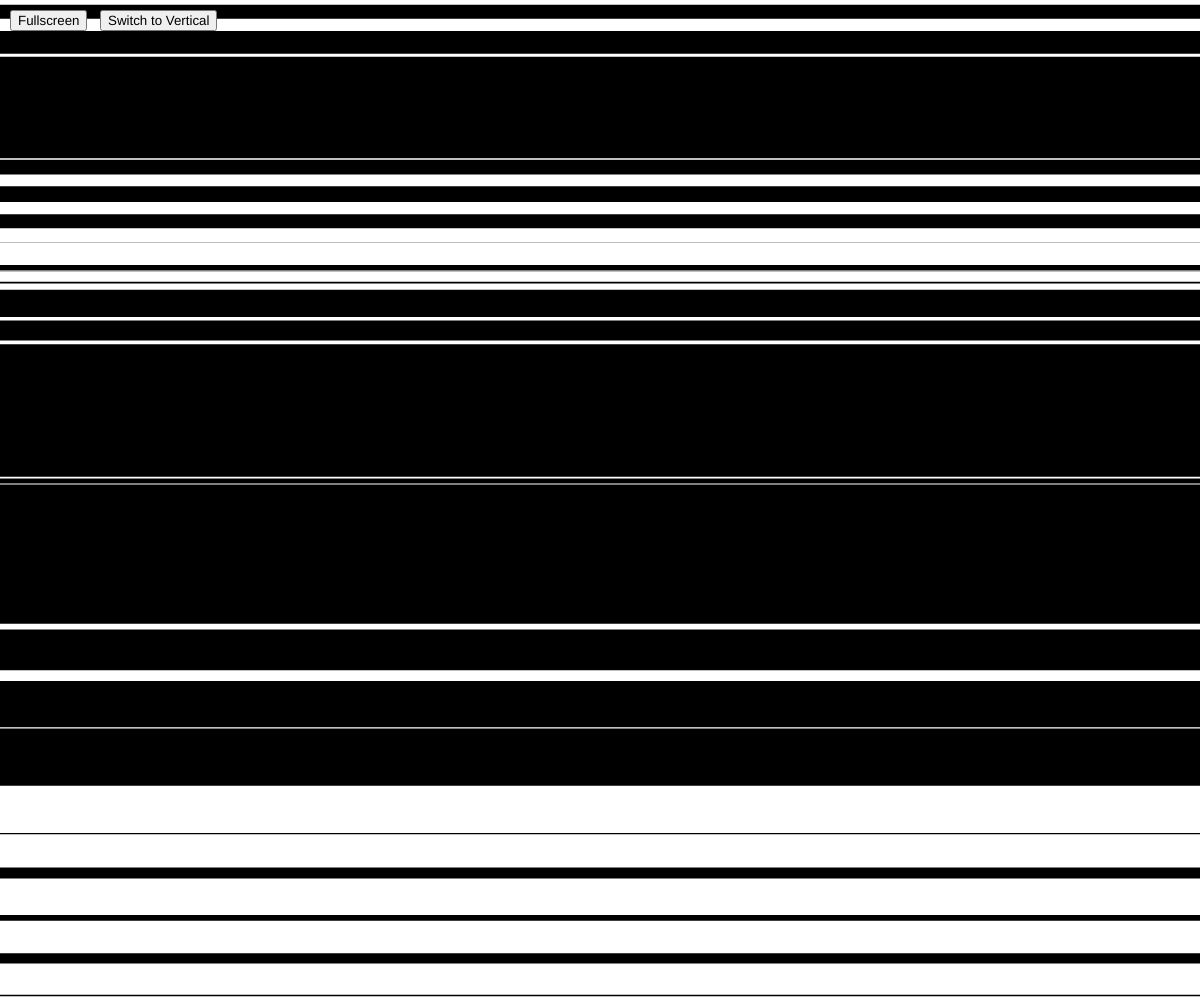
Frame 1 (no input)
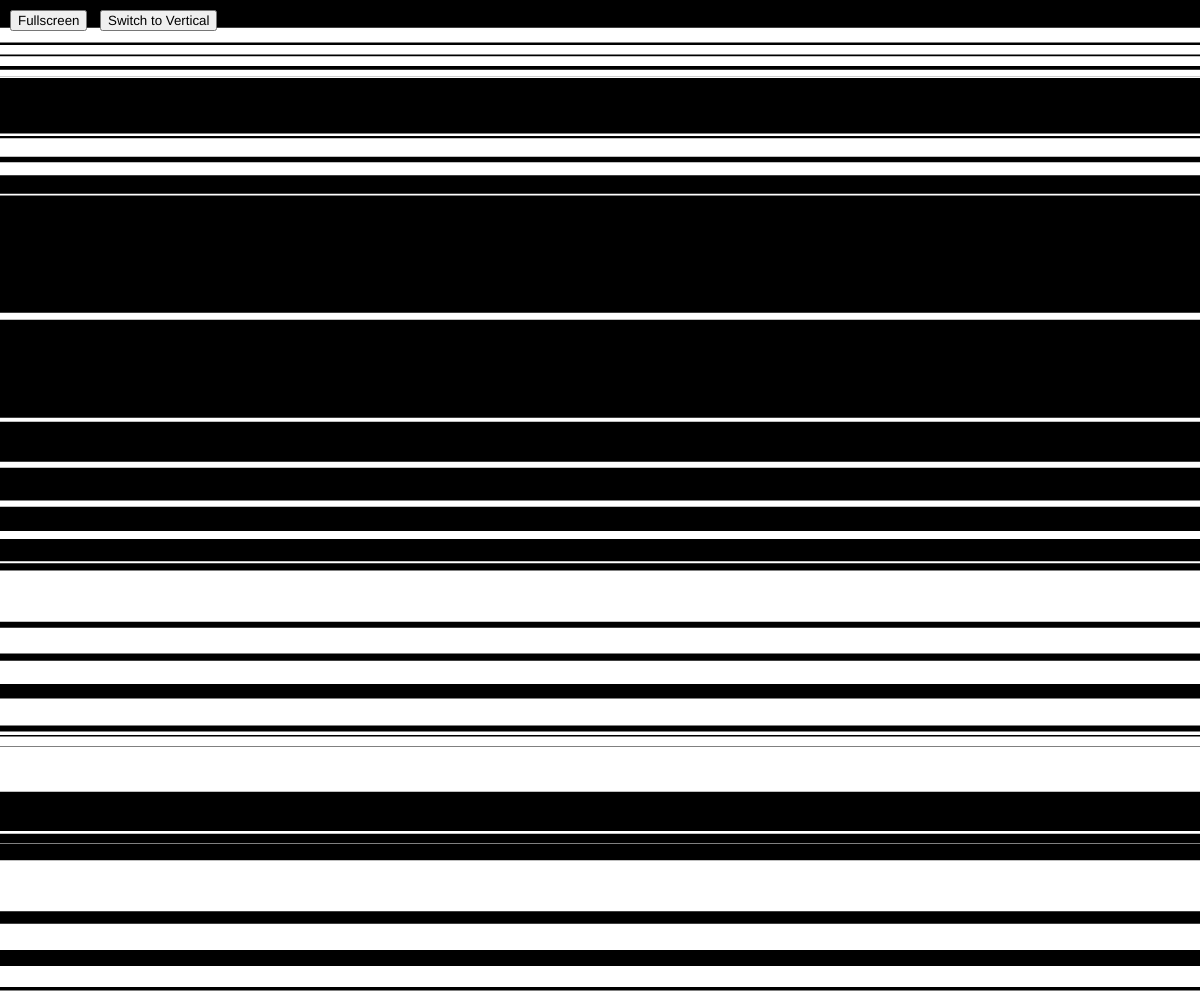
Frame 60 (no input)
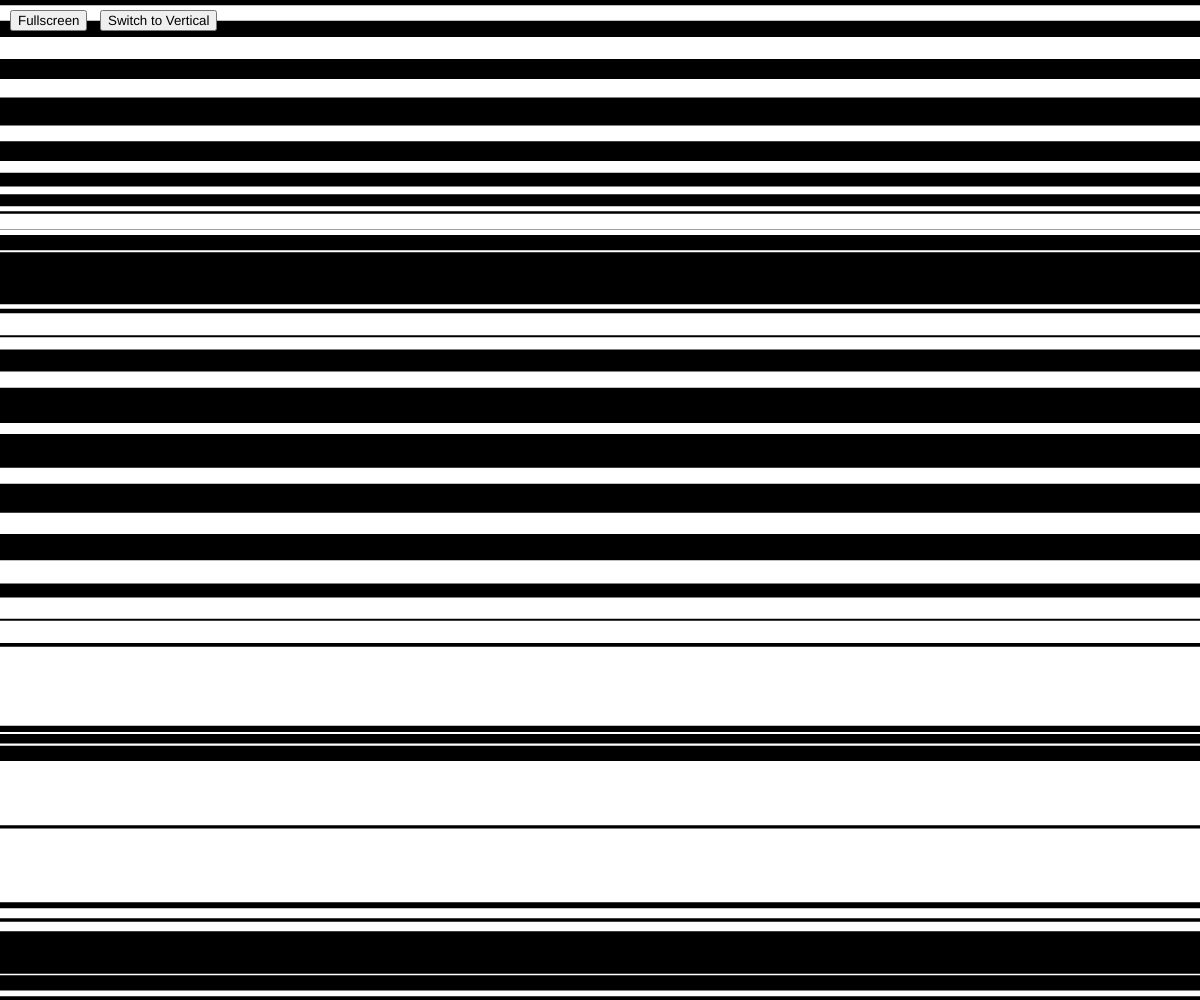
Frame 120 (the mouse pressed at the canvas centre since frame 60)

The p5.js sketch that drew these frames (run headless with seeded random() and noise() and a simulated clock; from frame 60 on, the mouse is pressed at the canvas centre):

// p5.js sketch
// ── sketch.js
// P5.js code for scrolling stripes with variable thickness and spacing
// Can toggle between horizontal and vertical stripes
// Buttons fade out after 5 seconds of inactivity

let yOffset = 0; // Tracks the vertical offset for scrolling
let xOffset = 0; // Tracks the horizontal offset for scrolling
let isFullscreen = false;
let noiseOffsetThickness = 0; // Noise offset for thickness variation
let noiseOffsetSpacing = 1000; // Different starting offset for spacing variation
let seedValue; // Seed for the noise function
let isHorizontal = true; // Direction flag - horizontal by default
let lastMouseMoveTime; // To track when the mouse was last moved
let buttonOpacity = 255; // Controls the visibility of buttons

// UI elements
let fsButton;
let directionButton;

function setup() {
  createCanvas(windowWidth, windowHeight);
  frameRate(30);
  
  // Generate random seed value for the noise function
  seedValue = random(100000);
  randomSeed(seedValue); // Set the random seed
  noiseSeed(seedValue); // Set the noise seed with the same value
  console.log("Pattern seed:", seedValue); // Log the seed for reference
  
  // Create UI buttons
  fsButton = createButton('Fullscreen');
  fsButton.position(10, 10);
  fsButton.mousePressed(toggleFullscreen);
  fsButton.style('opacity', '1');
  fsButton.style('transition', 'opacity 0.5s ease-in-out');
  
  directionButton = createButton('Switch to Vertical');
  directionButton.position(100, 10);
  directionButton.mousePressed(toggleDirection);
  directionButton.style('opacity', '1');
  directionButton.style('transition', 'opacity 0.5s ease-in-out');
  
  // Initialize the mouse move timer
  lastMouseMoveTime = millis();
}

function draw() {
  background(0); // Black background
  
  // Set color for the stripes
  fill(255);
  noStroke();
  
  // Slowly advance noise position for organic movement
  noiseOffsetThickness += 0.005;
  noiseOffsetSpacing += 0.003;
  
  if (isHorizontal) {
    drawHorizontalStripes();
  } else {
    drawVerticalStripes();
  }
  
  // Handle button fade
  handleButtonFade();
  
  // Update the offsets for the next frame
  yOffset += isHorizontal ? 0.5 : 0; // Only update y offset if horizontal
  xOffset += isHorizontal ? 0 : 0.5; // Only update x offset if vertical
  
  // Reset offsets when they get too large to prevent floating point issues
  if (yOffset > 1000) yOffset = 0;
  if (xOffset > 1000) xOffset = 0;
}

function drawHorizontalStripes() {
  let currentY = 0; // Start at the top of the canvas
  let stripeIndex = 0;
  
  // Continue drawing stripes until we've filled the canvas
  while (currentY < height + 150) { // Extra padding to ensure no gaps
    // Use noise to vary the stripe thickness (between -75 to 75 pixels)
    let noiseValueThickness = noise(stripeIndex * 0.1, noiseOffsetThickness);
    let stripeHeight = map(noiseValueThickness, 0, 1, -75, 75);
    
    // Use different noise coordinates for spacing variation (between -75 to 75 pixels)
    let noiseValueSpacing = noise(stripeIndex * 0.2, noiseOffsetSpacing);
    let stripeSpacing = map(noiseValueSpacing, 0, 1, -75, 75);
    
    // Only draw stripes with positive height (negative height would be invisible)
    if (stripeHeight > 0) {
      // Calculate y-position with scroll offset
      let yPos = (currentY + yOffset) % (height + 300) - 150;
      
      // Draw the stripe
      rect(0, yPos, width, stripeHeight);
    }
    
    // For spacing, we still need to advance the position, even with negative values
    // But ensure a minimum spacing to prevent overlap problems
    let effectiveSpacing = Math.max(stripeSpacing, -stripeHeight + 1);
    
    // Move to the next stripe position
    currentY += stripeHeight + effectiveSpacing;
    stripeIndex++;
  }
}

function drawVerticalStripes() {
  let currentX = 0; // Start at the left of the canvas
  let stripeIndex = 0;
  
  // Continue drawing stripes until we've filled the canvas
  while (currentX < width + 150) { // Extra padding to ensure no gaps
    // Use noise to vary the stripe width (between -75 to 75 pixels)
    let noiseValueThickness = noise(stripeIndex * 0.1, noiseOffsetThickness);
    let stripeWidth = map(noiseValueThickness, 0, 1, -75, 75);
    
    // Use different noise coordinates for spacing variation (between -75 to 75 pixels)
    let noiseValueSpacing = noise(stripeIndex * 0.2, noiseOffsetSpacing);
    let stripeSpacing = map(noiseValueSpacing, 0, 1, -75, 75);
    
    // Only draw stripes with positive width (negative width would be invisible)
    if (stripeWidth > 0) {
      // Calculate x-position with scroll offset
      let xPos = (currentX + xOffset) % (width + 300) - 150;
      
      // Draw the stripe
      rect(xPos, 0, stripeWidth, height);
    }
    
    // For spacing, we still need to advance the position, even with negative values
    // But ensure a minimum spacing to prevent overlap problems
    let effectiveSpacing = Math.max(stripeSpacing, -stripeWidth + 1);
    
    // Move to the next stripe position
    currentX += stripeWidth + effectiveSpacing;
    stripeIndex++;
  }
}

// Handle button fade based on mouse inactivity
function handleButtonFade() {
  const inactivityTime = millis() - lastMouseMoveTime;
  
  if (inactivityTime > 5000) { // 5 seconds of inactivity
    // Calculate opacity based on time (fade out over 1 second)
    buttonOpacity = max(0, 255 - (inactivityTime - 5000) / 4);
    
    // Apply opacity to buttons
    fsButton.style('opacity', buttonOpacity / 255);
    directionButton.style('opacity', buttonOpacity / 255);
  } else {
    // Make buttons fully visible
    fsButton.style('opacity', '1');
    directionButton.style('opacity', '1');
  }
}

// Toggle between horizontal and vertical stripes
function toggleDirection() {
  isHorizontal = !isHorizontal;
  
  // Update button text
  if (isHorizontal) {
    directionButton.html('Switch to Vertical');
  } else {
    directionButton.html('Switch to Horizontal');
  }
  
  // Reset mouse move time to prevent instant fade after clicking
  lastMouseMoveTime = millis();
}

// Detect mouse movement to reset the inactivity timer
function mouseMoved() {
  lastMouseMoveTime = millis();
}

// Handle window resizing
function windowResized() {
  resizeCanvas(windowWidth, windowHeight);
}

// Toggle fullscreen mode
function toggleFullscreen() {
  if (!isFullscreen) {
    fullscreen(true);
    isFullscreen = true;
  } else {
    fullscreen(false);
    isFullscreen = false;
  }
  
  // Reset mouse move time to prevent instant fade after clicking
  lastMouseMoveTime = millis();
}

// Handle exiting fullscreen with Escape key
function keyPressed() {
  if (keyCode === ESCAPE) {
    isFullscreen = false;
  }
}

// Generate a new pattern with a different seed
function generateNewPattern() {
  noiseSeed = random(100000);
  noiseSeed(noiseSeed);
  console.log("New noise seed:", noiseSeed);
  
  // Reset offsets for a fresh start
  noiseOffsetThickness = 0;
  noiseOffsetSpacing = 1000;
}

// Handle window resizing
function windowResized() {
  resizeCanvas(windowWidth, windowHeight);
}

// Toggle fullscreen mode
function toggleFullscreen() {
  if (!isFullscreen) {
    fullscreen(true);
    isFullscreen = true;
  } else {
    fullscreen(false);
    isFullscreen = false;
  }
}

// Handle exiting fullscreen with Escape key
function keyPressed() {
  if (keyCode === ESCAPE) {
    isFullscreen = false;
  }
}

// Handle window resizing
function windowResized() {
  resizeCanvas(windowWidth, windowHeight);
}

// Toggle fullscreen mode
function toggleFullscreen() {
  if (!isFullscreen) {
    fullscreen(true);
    isFullscreen = true;
  } else {
    fullscreen(false);
    isFullscreen = false;
  }
}

// Handle exiting fullscreen with Escape key
function keyPressed() {
  if (keyCode === ESCAPE) {
    isFullscreen = false;
  }
}

// Handle window resizing
function windowResized() {
  resizeCanvas(windowWidth, windowHeight);
}

// Toggle fullscreen mode
function toggleFullscreen() {
  if (!isFullscreen) {
    fullscreen(true);
    isFullscreen = true;
  } else {
    fullscreen(false);
    isFullscreen = false;
  }
}

// Handle exiting fullscreen with Escape key
function keyPressed() {
  if (keyCode === ESCAPE) {
    isFullscreen = false;
  }
}

// Handle window resizing
function windowResized() {
  resizeCanvas(windowWidth, windowHeight);
}

// Toggle fullscreen mode
function toggleFullscreen() {
  if (!isFullscreen) {
    fullscreen(true);
    isFullscreen = true;
  } else {
    fullscreen(false);
    isFullscreen = false;
  }
}

// Handle exiting fullscreen with Escape key
function keyPressed() {
  if (keyCode === ESCAPE) {
    isFullscreen = false;
  }
}
